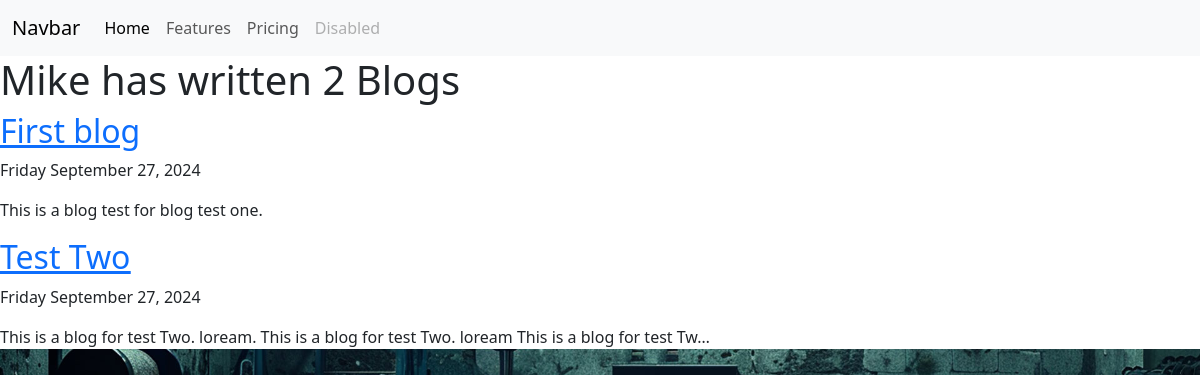
Screenshot of /blog/ with the database file from the repository.
### blog/models.py (models this page shows)
class Blog(models.Model):
    title = models.CharField(max_length=200)
    description = models.TextField()
    date = models.DateField()

### blog/views.py (the view)
# urls.py: path('', views.all_blogs, name='all_blogs'),
def all_blogs(request):
    blogs = Blog.objects.order_by('-date')
    return render(request, 'all_blogs.html', {'blogs':blogs})

### blog/templates/all_blogs.html (shortened to what this page needs)
{% extends 'base.html' %}
{% block content %}
<!DOCTYPE html>
<html>
    {% load static %}
<head>
</head>
<body>
<h1>Mike has written {{ blogs.count }} Blog{{ blogs.count|pluralize }}</h1>
{% for blog in blogs %}
<a href="{% url 'blog:detail' blog.id %}"><h2><u>{{ blog.title}}</h2></u></a>
<p>{{ blog.date|date:' l  F d, Y' }}</p>
<p>{{ blog.description|striptags|truncatechars:100 }}</p>
{% endfor %}
</body>
</html>
{% endblock %}

### portfolio/templates/base.html (shortened to what this page needs)
<!doctype html>
<html lang="en">
  {% load static %}
  <head>
    <link href="https://cdn.jsdelivr.net/npm/bootstrap@5.3.3/dist/css/bootstrap.min.css" rel="stylesheet">
  </head>
  <body>
    <nav class="navbar navbar-expand-lg bg-body-tertiary">
        <div class="container-fluid">
          <a class="navbar-brand" href="#">Navbar</a>
          <div class="collapse navbar-collapse" id="navbarNav">
            <ul class="navbar-nav">
              <li class="nav-item">
                <a class="nav-link active" aria-current="page" href="#">Home</a>
              </li>
              <li class="nav-item">
                <a class="nav-link" href="#">Features</a>
              </li>
              <li class="nav-item">
                <a class="nav-link" href="#">Pricing</a>
              </li>
              <li class="nav-item">
                <a class="nav-link disabled" aria-disabled="true">Disabled</a>
              </li>
            </ul>
          </div>
        </div>
      </nav>
    {% block content %}{% endblock %}
</body>
</html>

### blog/templates/all_blogs.html (style rules this page uses)
html { background-image: url('images/1000.jpg'); background-size: cover; }

### rows the page displays
Blog: title "First blog", date "Friday September 27, 2024", description "This is a blog test for blog test one."
Blog: title "Test Two", date "Friday September 27, 2024", description "This is a blog for test Two. loream. This is a blog for test Two. loream This is a blog for test Tw…"

### other values shown
{{ blogs.count }} "2"
